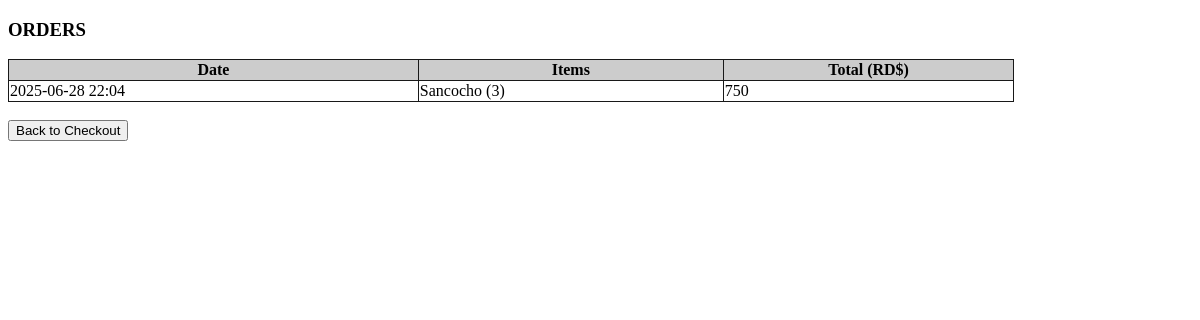
Before: /chart with the older database file.
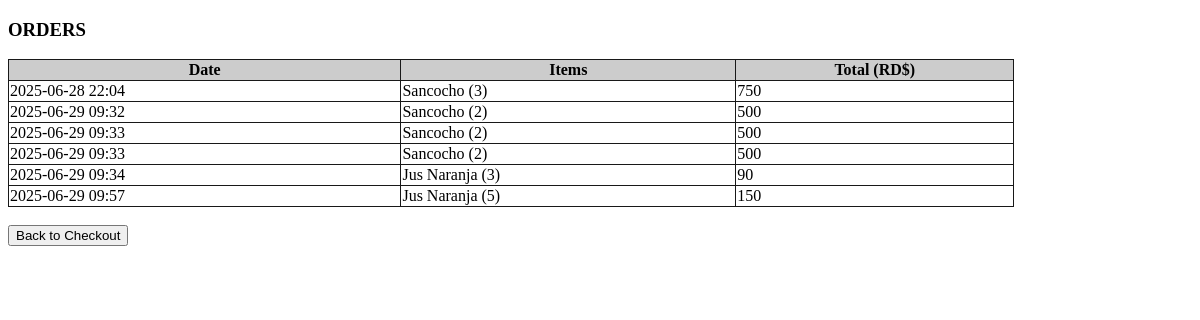
After: the same page with the newer database file.
### tables this page shows
CREATE TABLE orders (id integer primary key autoincrement, 
                        date date, 
                        name varchar(30), 
                        products varchar(250), 
                        total int);

### app.py (the view)
@app.route("/chart")
def chart():
    conn = sqlite3.connect(DB_PATH)
    c = conn.cursor()
    c.execute("Select date, products, total from orders order by date")
    data = c.fetchall()
    print(data)
    conn.close()
    return render_template("chart.html", orders = data)

### templates/chart.html (shortened to what this page needs)
<!DOCTYPE html>
<html>
<head>
</head>
<body>
  <h3>ORDERS</h3>
  <table>
    <thead>
        <tr>
            <th>Date</th>
            <th>Items</th>
            <th>Total (RD$)</th>
        </tr>
    </thead>
    <tbody>
        {% for date, items, total in orders %}
        <tr>
            <td> {{date}}</td>
            <td> {{items}}</td>
            <td> {{total}}</td>
        </tr>
        {% endfor %}
    </tbody>
  </table>
  <br>
  <form action = "/">
    <button type = "submit"> Back to Checkout</button>
  </form>
</body>
</html>

Changed rows visible on the page:
added orders: date "2025-06-29 09:32", products "Sancocho (2)", total "500"
added orders: date "2025-06-29 09:33", products "Sancocho (2)", total "500"
added orders: date "2025-06-29 09:33", products "Sancocho (2)", total "500"
added orders: date "2025-06-29 09:34", products "Jus Naranja (3)", total "90"
added orders: date "2025-06-29 09:57", products "Jus Naranja (5)", total "150"
